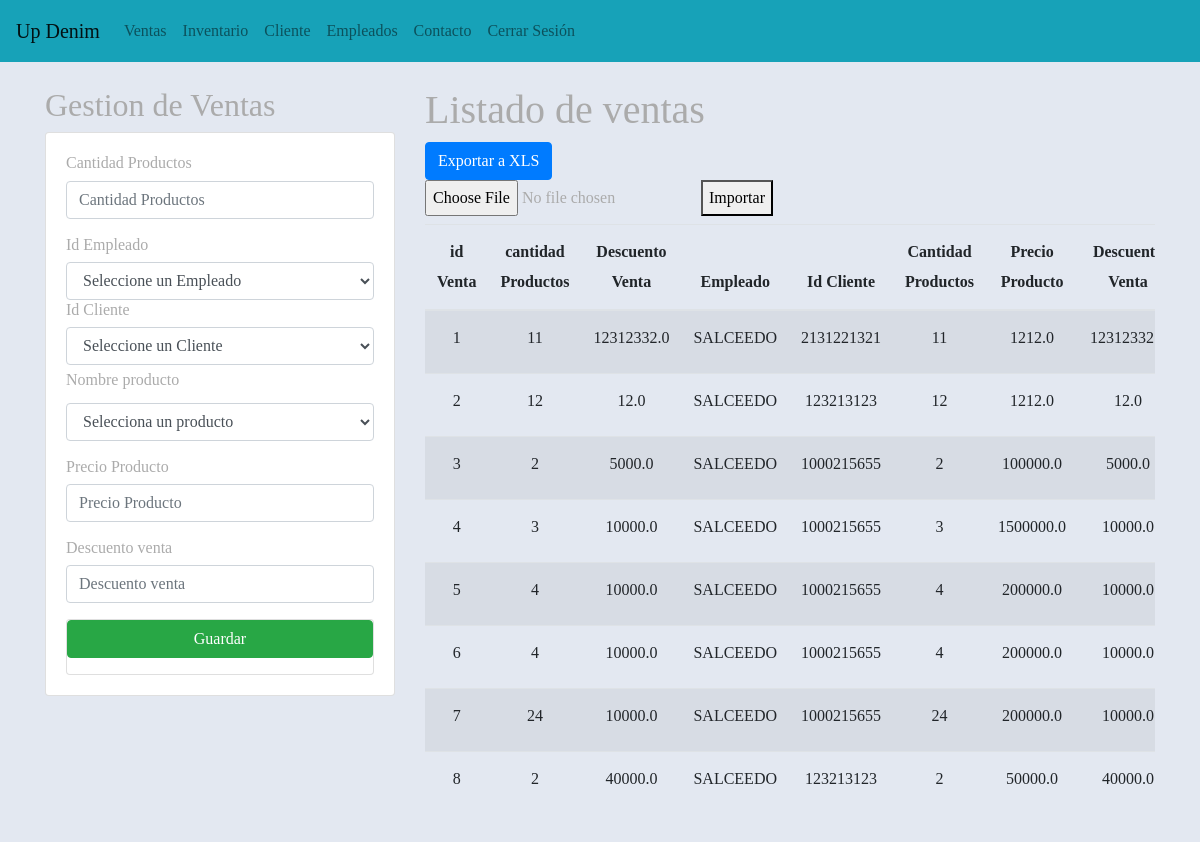
Page /gestionVentas/ (signed in) on the earlier database version.
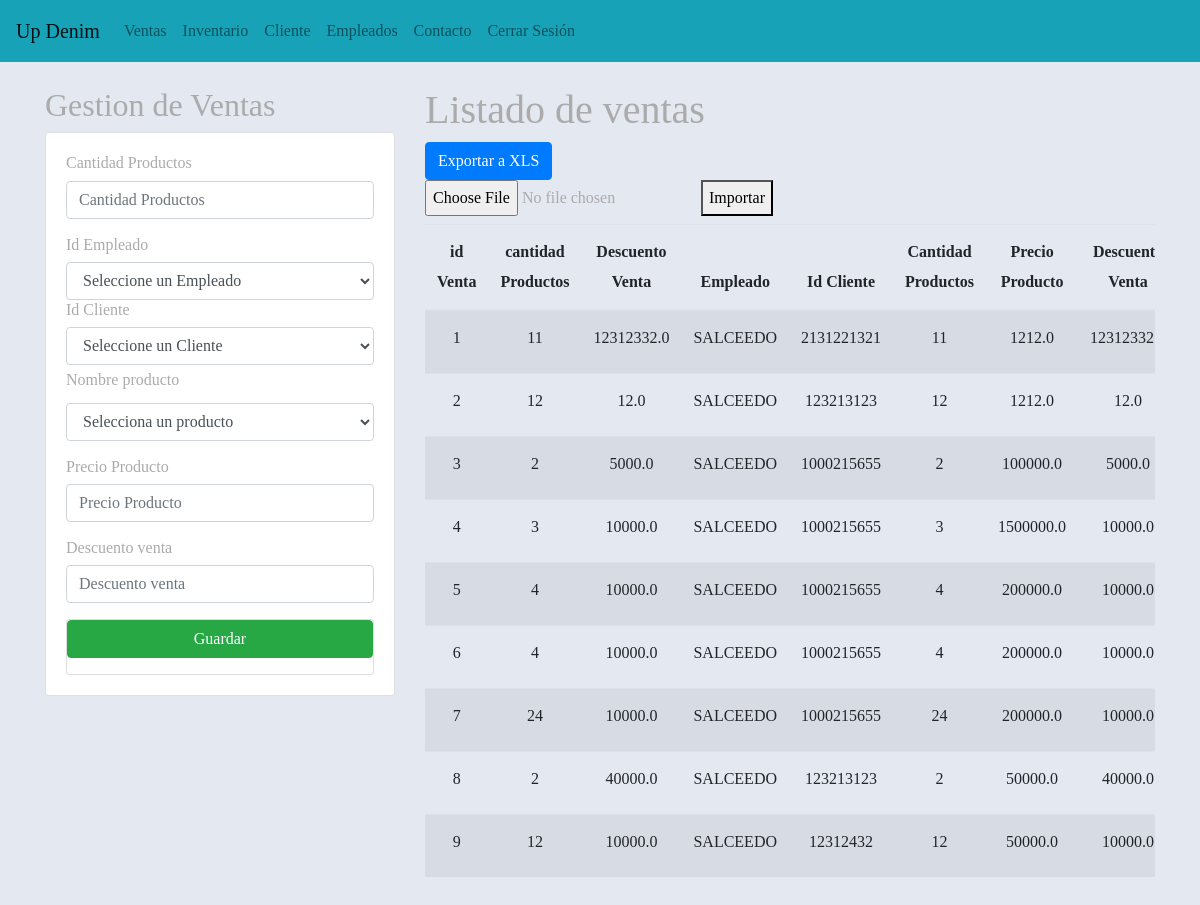
Same page on the later database version.
### aplicaciones/Academico/models.py (models this page shows, shortened)
class Ventas(models.Model):
    idVenta = models.AutoField(primary_key=True)
    cantidadProductos = models.CharField(max_length=50)
    descuentoVenta = models.CharField(max_length=50)
    precioProducto = models.CharField(max_length=50)
    idCliente = models.ForeignKey(Cliente, on_delete=models.CASCADE)
    idEmpleado = models.ForeignKey(Empleado, on_delete=models.CASCADE)  # Corrección aquí
    idProducto = models.ForeignKey(Producto, on_delete=models.CASCADE)
    idInventario = models.ForeignKey(Inventario, on_delete=models.CASCADE, default=1)
    TotalVenta = models.CharField(max_length=50)

class Empleado(models.Model):
    idEmpleado = models.AutoField(primary_key=True)
    idDocumentoEmp = models.ForeignKey(Persona, on_delete=models.CASCADE)
    fechaIngreso = models.DateField()
    salario = models.FloatField()
    fechaNacimiento = models.DateField()
    rh = models.CharField(max_length=5)
    idarl = models.ForeignKey(Arl, on_delete=models.CASCADE)
    ideps = models.ForeignKey(Eps, on_delete=models.CASCADE)
    idFondoPension = models.ForeignKey(Fondopension, on_delete=models.CASCADE)
    idCargoEmpleado = models.ForeignKey(CargoEmpleado, on_delete=models.CASCADE)
    iduser = models.ForeignKey(Usuario, on_delete=models.CASCADE)
    idrol = models.ForeignKey(Rol, on_delete=models.CASCADE)

class Persona(models.Model):
    iddocumento = models.CharField(max_length=20, primary_key=True)
    primernombre = models.CharField(max_length=45, null=False, blank=False)
    segundonombre = models.CharField(max_length=45, blank=True, null=True)
    primerapellido = models.CharField(max_length=45, null=False, blank=False)
    segundoapellido = models.CharField(max_length=45, blank=True, null=True)
    idcontacto = models.ForeignKey(Contacto, on_delete=models.CASCADE)
    iddireccion = models.ForeignKey(Direccion, on_delete=models.CASCADE)
    idgenero = models.ForeignKey(Genero, on_delete=models.CASCADE)
    def __str__(self):
        texto = '{0}'
        return texto.format(self.iddocumento)

class Cliente(models.Model):
    idcliente = models.IntegerField(primary_key=True)
    cupocredito = models.IntegerField()
    iddocumento = models.ForeignKey(Persona, on_delete=models.CASCADE)
    idtipocomercio = models.ForeignKey(Tipocomercio, on_delete=models.CASCADE)
    idtipocliente = models.ForeignKey(Tipocliente,on_delete=models.CASCADE)
    def __str__(self):
        return f"{self.iddocumento}"

### aplicaciones/Academico/views.py (the view)
# urls.py: path('gestionVentas/', views.vistaVentas),
@login_required
def vistaVentas(request):
    if not request.user.is_staff:
        return render(request,"home.html")
    cliente = Cliente.objects.all()
    vistaVentas = Ventas.objects.all()
    empleado = Empleado.objects.all()
    inventarios=Inventario.objects.all()
    productos = Producto.objects.all()
    empleado = Empleado.objects.all()
    categoriaproductos=Categoriaproducto.objects.all()
    tallas=Talla.objects.all()
    inventarios=Inventario.objects.all()
    tiposmovimientosint=Tipomovimiento.objects.all()
    ubicacionesinventario=Ubicacioninventario.objects.all()
    inventario = Inventario.objects.all()
    context = {
            "productos": productos,
            "categoriaproductos": categoriaproductos,
            "tallas": tallas,
            "inventarios": inventarios,
            "tiposmovimientosint": tiposmovimientosint,
            "ubicacionesinventario": ubicacionesinventario,
            "empleados": empleado,
            "cliente": cliente,
            "ventas": vistaVentas,
            "inventario":inventario
    }
    return render(request, "gestionventas.html", context)

### aplicaciones/Academico/templates/gestionVentas.html (shortened to what this page needs)
{% extends "./base.html" %}
{% block body %}
{% load static %}
<link rel="stylesheet" href="{% static 'css/gestionVentas.css' %}">
<div class="row">
    <div class="col-sm-12 col-md-6 col-lg-4 col-xl-4">
        <h2> Gestion de Ventas </h2>
            <div class="card">
                <div class="card-body">
                <form action="/registrarVenta/" method="POST">  {% csrf_token %}
                    <div class="form-group">
                        <h6>Cantidad Productos</h6>
                        <input type="text" id="txtNombre" name="txtNombre" class="form-control" placeholder="Cantidad Productos" minlength="1" maxlength="58"  required>
                    </div>
                    <h6>Id Empleado</h6>
                    <select id="txtEmpleados" name="txtEmpleados" class="form-control" required>
                        <option value="">Seleccione un Empleado</option>
                    </select>
                    <h6>Id Cliente</h6>
                    <select id="txtClientela" name="txtClientela" class="form-control" required>
                        <option value="">Seleccione un Cliente</option>
                    </select>
                    <div class="form-group">
                        <label for="nombreproducto">Nombre producto</label>
                        <select id="txtProducto" name="txtProducto" class="form-control" required>
                            <option value="">Selecciona un producto</option>
                        </select>
                    </div>
                    <div class="form-group">
                        <h6>Precio Producto</h6>
                        <input type="text" id="txtPrecio" name="txtPrecio" class="form-control" placeholder="Precio Producto" minlength="1" maxlength="58" required>
                    </div>
                    <div class="form-group">
                        <h6>Descuento venta</h6>
                        <input type="text" id="txtCategoria" name="txtCategoria" class="form-control"  placeholder="Descuento venta" minlength="1" maxlength="58" required>
                    </div>
                    <div class="card">
                        <div class="form-group">
                            <button type="submit" class="btn btn-success btn-block text-white">Guardar</button>
                        </div>
                 </form>
            </div>
            </div>
        </div>
    </div>
<div class="col-sm-12 col-md-6 col-lg-8 col-xl-8">
    <h1> Listado de ventas </h1>        <a href="{% url 'exportar_a_xls' %}" class="btn btn-primary">Exportar a XLS</a>
    <form method="post" action="{% url 'importar_excel' %}" enctype="multipart/form-data">
        <input type="file" name="archivo_excel">
        <button type="submit">Importar</button>
    </form>
<div class="table-responsive py-2">
    <table class="table table-striped">
        <thead>
            <tr>
                <th>id Venta</th>
                <th>cantidad Productos</th>
                <th>Descuento Venta</th>
                <th>Empleado</th>
                <th>Id Cliente</th>
                <th>Cantidad Productos</th>
                <th>Precio Producto</th>
                <th>Descuento Venta</th>
            </tr>
        </thead>
        <tbody>
        {% for v in ventas%}
            <tr>
                <td>{{v.idVenta}}</td>
                <td>{{v.cantidadProductos}}</td>
                <td>{{v.descuentoVenta}}</td>
                <td>{{v.idEmpleado.idDocumentoEmp.primernombre}}</td>
                <td>{{v.idCliente}}</td>
                <td>{{v.cantidadProductos}}</td>
                <td>{{v.precioProducto}}</td>
                <td>{{v.descuentoVenta }}</td>
            </tr>
        {% endfor%}
        </tbody>
    </table>
</div>
</div>
</div>
{% endblock %}

Differences in the rows shown:
added Ventas: idVenta "9", cantidadProductos "12", descuentoVenta "10000.0", idEmpleado.idDocumentoEmp.primernombre "SALCEEDO", idCliente "12312432", precioProducto "50000.0"
